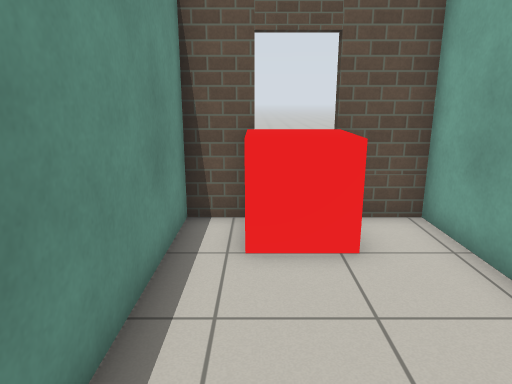
View 1 (above)

23 first-person views from a walk through a world built for the Gazebo simulator. The camera is 1.3 m above the floor, tilts 14° down and sees 70° across. The floor is counted in squares, 0.5 m on a side. Each view is taken from the middle of a square. On the plan, view 1 faces up. The plan holds only what a view shows up to about 20 squares ahead; the rest is blank. Gazebo's built-in surfaces are drawn with simple patterns.

View 2
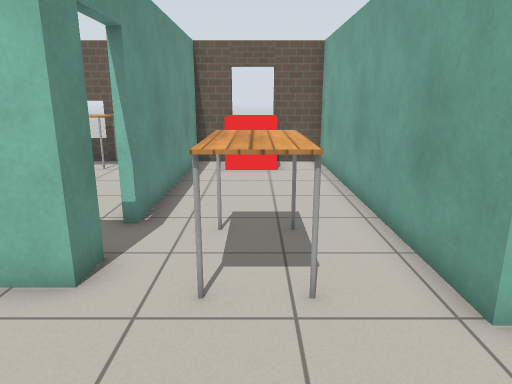

View 3
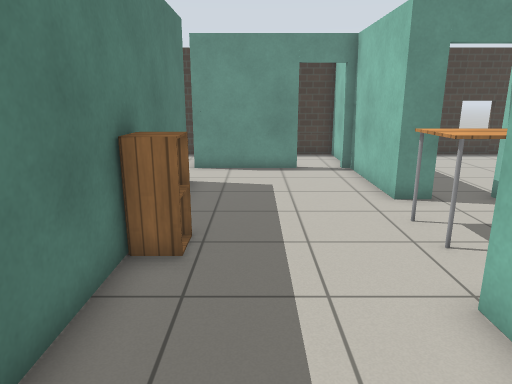

View 4
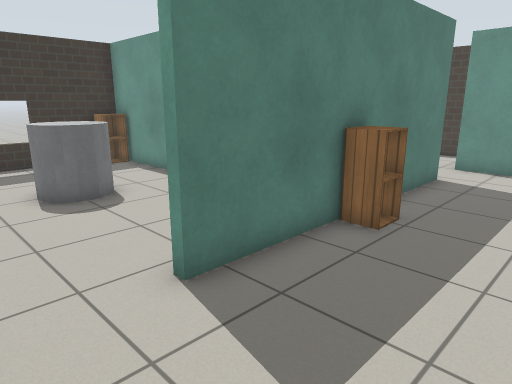

View 5
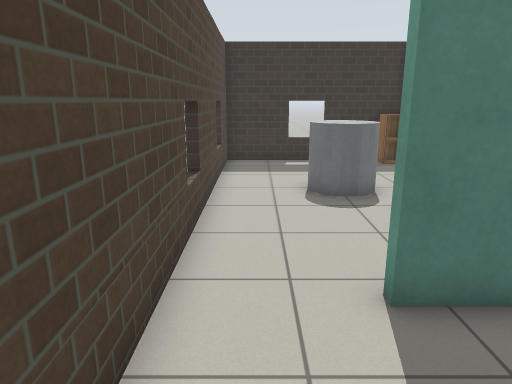

View 6
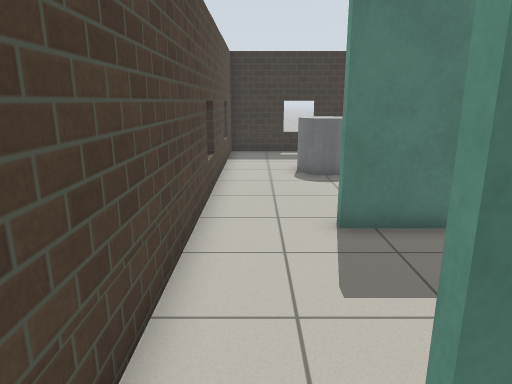

View 7
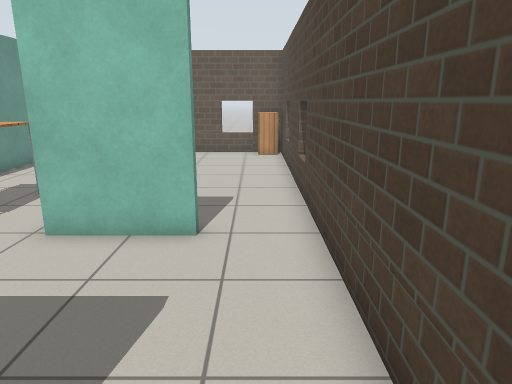

View 8
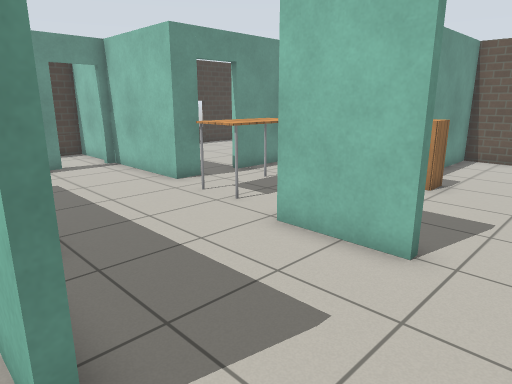

View 9
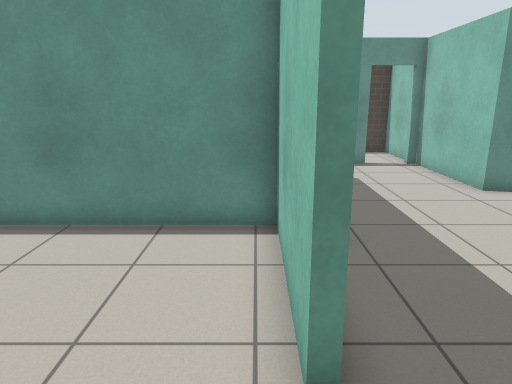

View 10
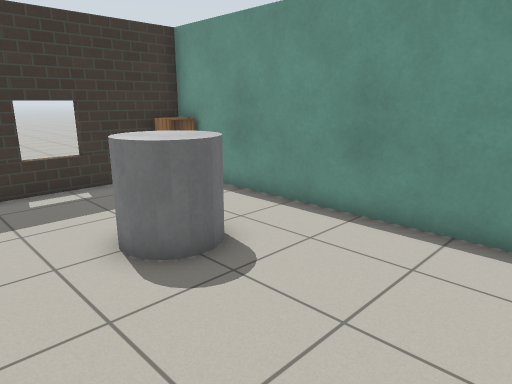

View 11
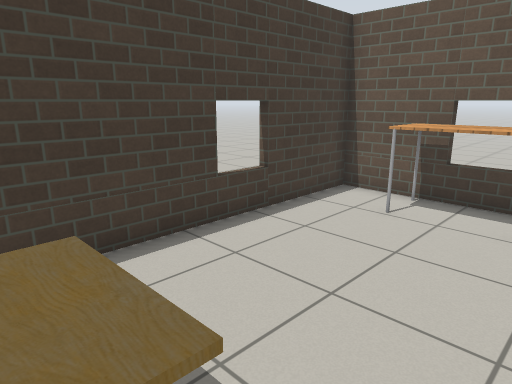

View 12
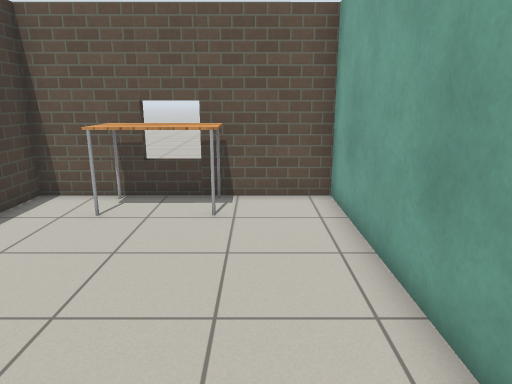

View 13
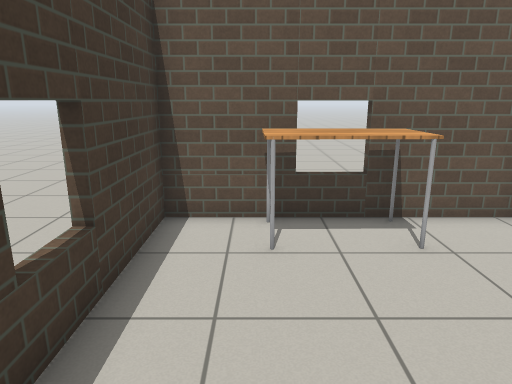

View 14
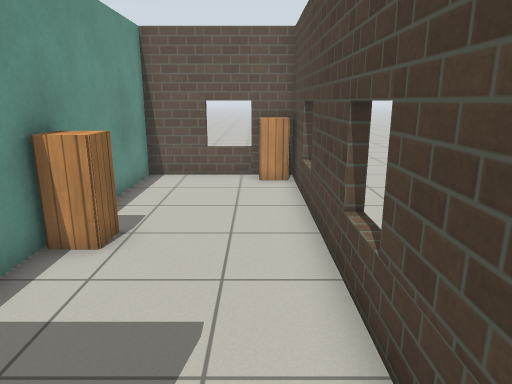

View 15
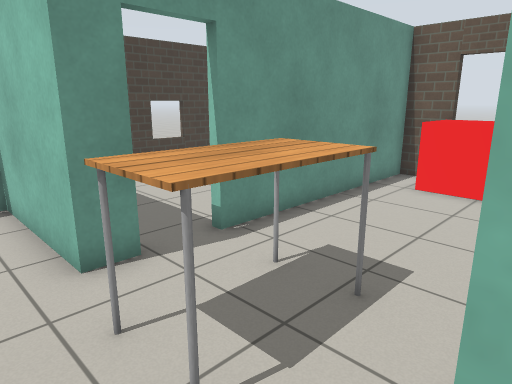

View 16
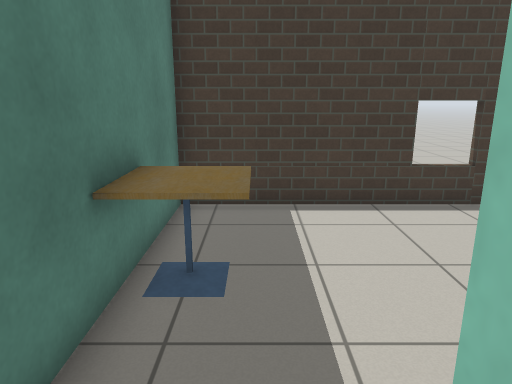

View 17
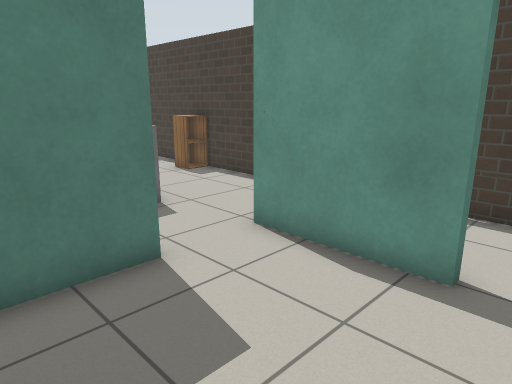

View 18
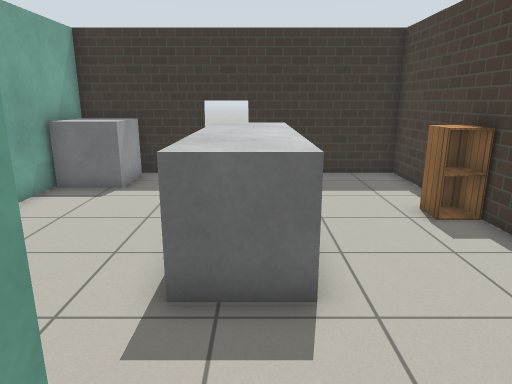

View 19
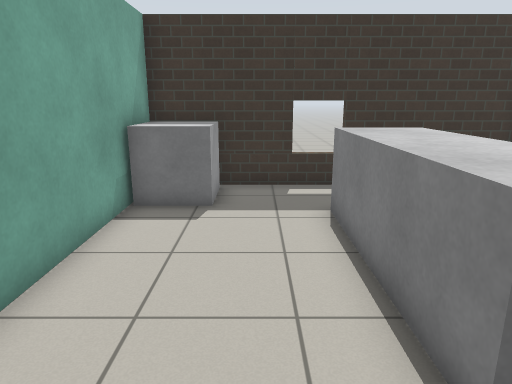

View 20
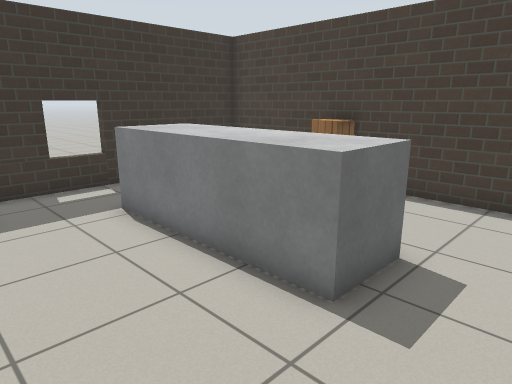

View 21
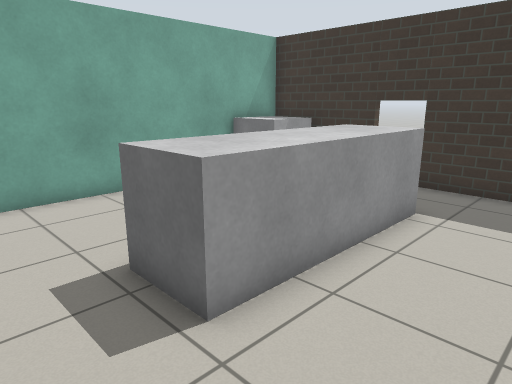

View 22
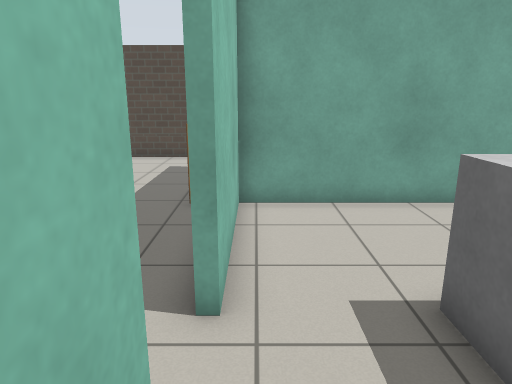

View 23
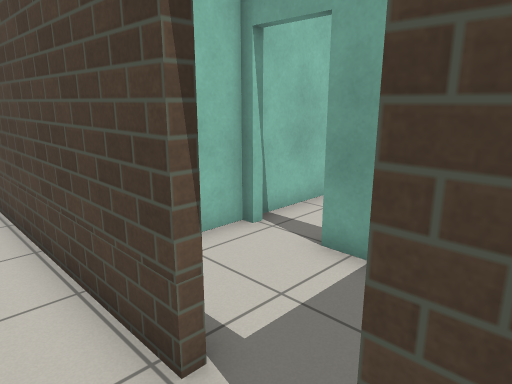

### Floor plan
Ten units are one square. View 1 is at (0, 0); x grows to the right and y downward. Boxes are objects, and circles mark ways between rooms. Rooms are numbered by the first view taken in them; rooms with no view inside come last. Other rooms are left out.
<svg viewBox="-115 -90 215 313">
<path fill="none" stroke="#000" d="M68 42 38 42 38 -80 18 -80M-40 92 62 92 62 94 15 94 15 204M-16 21 -16 32 -35 32M25 214 93 214 93 44M0 -80 -16 -80 -16 4M64 39 68 39 68 42M85 -80 41 -80 41 0M93 44 93 -61M-19 -5 -19 -80 -101 -80 -101 29 -33 29M-64 52 -64 94M-35 32 -64 32 -64 36M-64 94 -74 94M-101 100 -101 214 -15 214M12 194 12 94 -40 94M-104 64 -104 -12M-47 213 -47 218M-67 64 -67 54M-67 36 -67 32 -101 32 -101 64 -104 64"/>
<rect x="-5" y="5" width="30" height="30" fill="#bbb"><title>table</title></rect>
<rect x="-5" y="-85" width="30" height="30" fill="#bbb"><title>other object</title></rect>
<rect x="15" y="195" width="10" height="20" fill="#bbb"><title>cabinet</title></rect>
<rect x="15" y="85" width="10" height="10" fill="#bbb"><title>cabinet</title></rect>
<rect x="45" y="145" width="20" height="30" fill="#bbb"><title>grey cylinder</title></rect>
<rect x="45" y="-25" width="10" height="20" fill="#bbb"><title>cabinet</title></rect>
<rect x="75" y="-85" width="20" height="20" fill="#bbb"><title>cabinet</title></rect>
<rect x="-85" y="-75" width="40" height="20" fill="#bbb"><title>table</title></rect>
<rect x="-75" y="5" width="30" height="20" fill="#bbb"><title>cafe table</title></rect>
<rect x="-105" y="155" width="20" height="10" fill="#bbb"><title>cabinet</title></rect>
<rect x="-65" y="125" width="30" height="60" fill="#bbb"><title>grey box</title></rect>
<rect x="-15" y="185" width="30" height="30" fill="#bbb"><title>other object</title></rect>
<circle cx="80" cy="40" r="3" fill="#2a7"/>
<circle cx="-20" cy="15" r="3" fill="#2a7"/>
<circle cx="-25" cy="60" r="3" fill="#2a7"/>
<circle cx="0" cy="-80" r="3" fill="#2a7"/>
<circle cx="-45" cy="90" r="3" fill="#2a7"/>
<circle cx="-65" cy="45" r="3" fill="#2a7"/>
<circle cx="-100" cy="70" r="3" fill="#2a7"/>
<text x="30" y="80">1</text>
<text x="70" y="-20">2</text>
<text x="-60" y="-30">3</text>
<text x="-50" y="60">4</text>
<text x="-50" y="150">5</text>
<text x="-110" y="40">6</text>
<text x="-80" y="60">7</text>
</svg>
Room 1 opens to room 2. Room 1 opens to room 3. Room 1 opens to room 4. Room 1 opens to room 6. Room 4 opens to room 5. Room 4 opens to room 7. Room 6 opens to room 7.

Where each view was taken, in squares from view 1:
view 1: 0 up, 0 right, facing up
view 2: 8 down, 1 right, facing up
view 3: 7 down, 8 right, facing left
view 4: 5 down, 9 right, facing down-left
view 5: 5 down, 8 right, facing down
view 6: 2 down, 8 right, facing down
view 7: 11 down, 8 right, facing up
view 8: 10 down, 9 right, facing up-left
view 9: 10 down, 9 right, facing left
view 10: 10 down, 9 right, facing down-left
view 11: 2 down, 4 left, facing up-left
view 12: 2 down, 4 left, facing up
view 13: 0 up, 8 left, facing up
view 14: 5 down, 8 right, facing up
view 15: 5 down, 4 right, facing up-left
view 16: 1 down, 1 left, facing left
view 17: 4 down, 1 left, facing down-left
view 18: 8 down, 5 left, facing down
view 19: 10 down, 2 left, facing down
view 20: 10 down, 0 right, facing down-left
view 21: 10 down, 9 left, facing down-right
view 22: 10 down, 8 left, facing right
view 23: 9 down, 12 left, facing up-right
